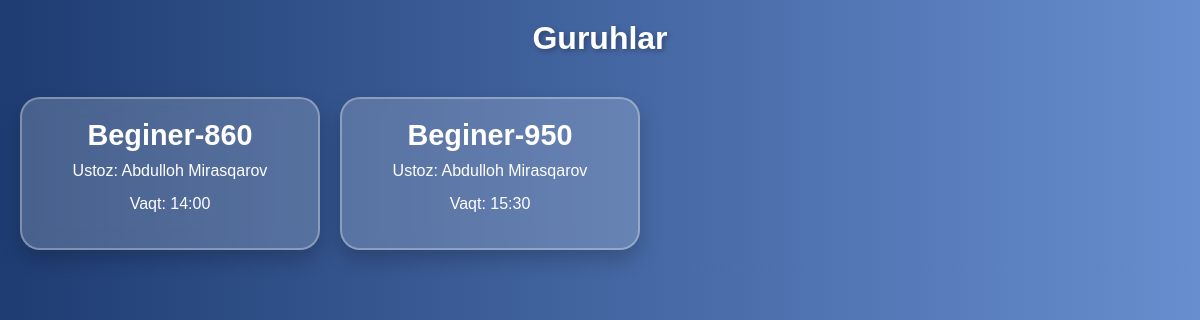
The app's page /dashboard/ (signed in), older data.
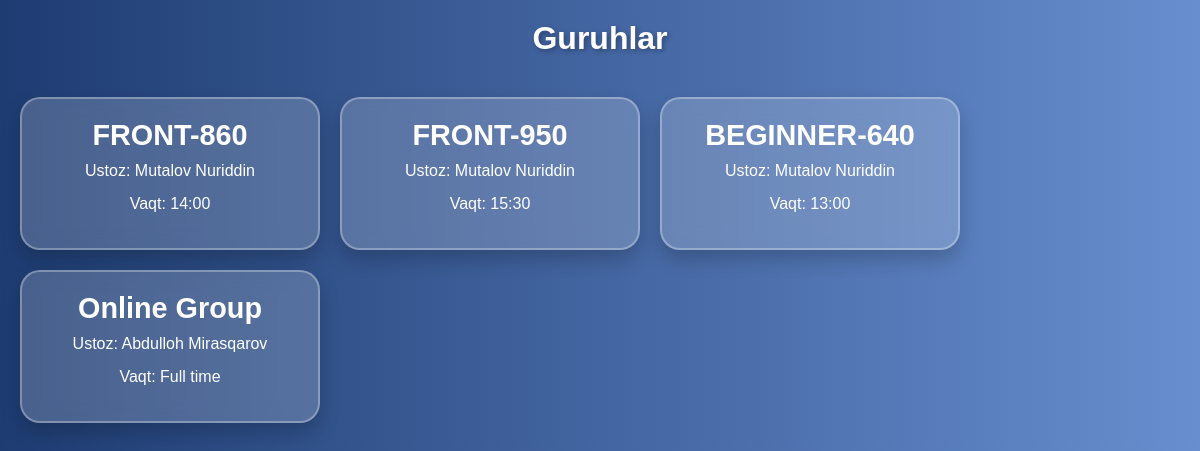
The same page, newer data.
### accounts/models.py (models this page shows, shortened)
class Group(models.Model):
    name = models.CharField(max_length=100)
    time = models.CharField(max_length=30)
    teacher = models.CharField(max_length=100)

### accounts/views.py (the view)
# urls.py: path('dashboard/', group_list, name='group_list'),
def group_list(request):
    user_id = request.session.get('user_id')  # Sessiyadan foydalanuvchi ID ni olish
    if not user_id:
        return redirect('login')  # Sessiya mavjud emas
    user = User.objects.filter(id=user_id).first()  # Foydalanuvchini olish
    if not user:
        request.session.flush()  # Yaroqsiz sessiya tozalanadi
        return redirect('login')
    if user.is_admin:
        groups = Group.objects.all()  # Barcha guruhlarni olish
        return render(request, 'group_dashboard.html', {'groups': groups})
    return redirect('login')

### templates/group_dashboard.html (shortened to what this page needs)
{% load static %}
<!DOCTYPE html>
<html lang="en">
<head>
</head>
<body>
    <h1>Guruhlar</h1>
    <div class="card-container">
        {% for group in groups %}
        <a href="{% url 'group_students' group.id %}">
            <div class="card">
                <h2>{{ group.name }}</h2>
                <p>Ustoz: {{ group.teacher }}</p>
                <p>Vaqt: {{ group.time }}</p>
            </div>
        </a>
        {% endfor %}
    </div>
</body>
</html>

Row changes from the older to the newer data that the page shows:
changed Group: name "Beginer-860" → "FRONT-860"; teacher "Abdulloh Mirasqarov" → "Mutalov Nuriddin"
changed Group: name "Beginer-950" → "FRONT-950"; teacher "Abdulloh Mirasqarov" → "Mutalov Nuriddin"
added Group: name "BEGINNER-640", teacher "Mutalov Nuriddin", time "13:00"
added Group: name "Online Group", teacher "Abdulloh Mirasqarov", time "Full time"
